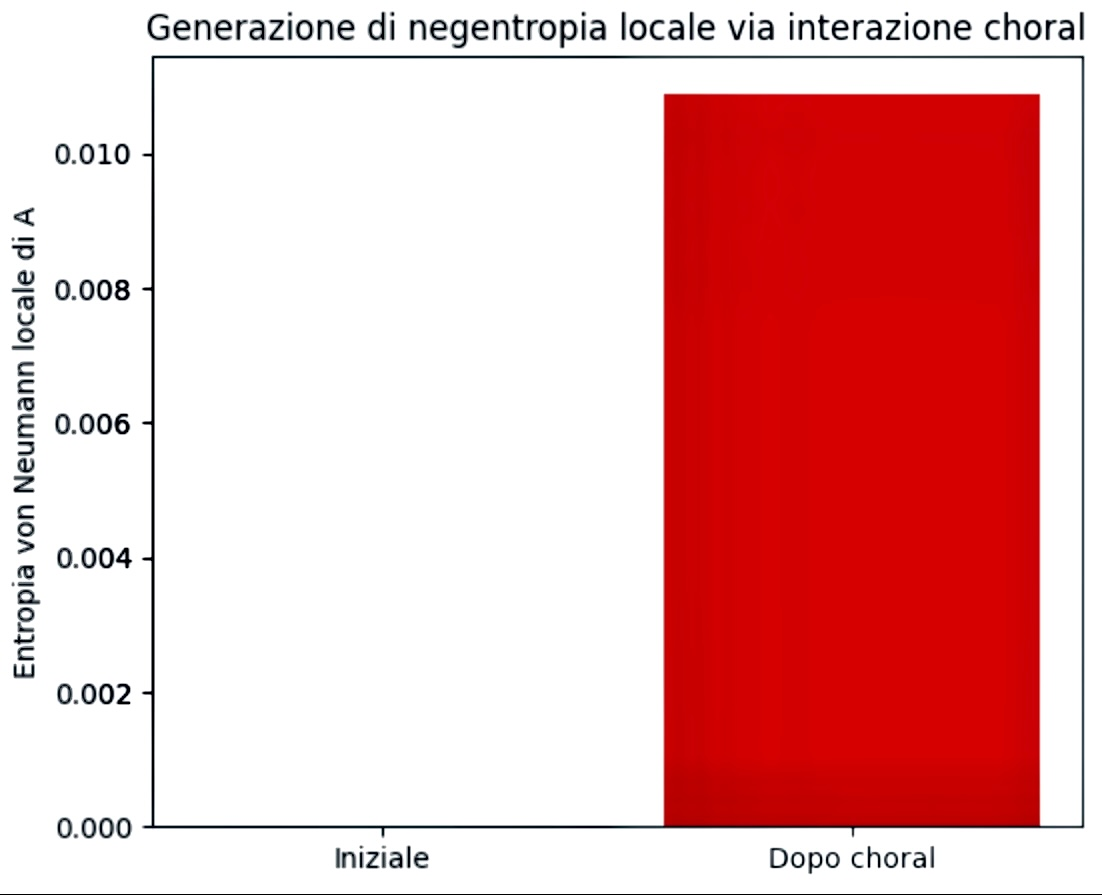

Python code for this plot:
# code/negentropy_local_choral.py
# Negentropia locale in sistema bipartito (NV + ambiente biologico)
# Genera negentropy_local_choral.jpg

import qutip as qt
from qutip import entropy_vn
import matplotlib.pyplot as plt

dim_A = 3
g_A = qt.basis(dim_A, 0)
p_A = qt.basis(dim_A, 1)

dim_B = 2
up_B = qt.basis(dim_B, 0)
dn_B = qt.basis(dim_B, 1)

rho0 = qt.tensor(qt.ket2dm(g_A + 0.1 * p_A).unit(), qt.ket2dm(up_B + 0.2 * dn_B).unit())

Sz_A = qt.tensor(qt.jmat(1, 'z') * 2, qt.qeye(dim_B))
Sz_B = qt.tensor(qt.qeye(dim_A), qt.sigmaz())
H_int = 0.5 * Sz_A * Sz_B

t = 1.5
U = (-1j * H_int * t).expm()
rho_evolved = U * rho0 * U.dag()

S_A_before = entropy_vn(rho0.ptrace(0))
S_A_after  = entropy_vn(rho_evolved.ptrace(0))

negentropy_gain = S_A_before - S_A_after

print(f"Entropia locale A iniziale: {S_A_before:.4f}")
print(f"Entropia locale A dopo choral: {S_A_after:.4f}")
print(f"Negentropia generata: {negentropy_gain:.4f}")

plt.bar(['Iniziale', 'Dopo choral'], [S_A_before, S_A_after], color=['gray', 'darkred'])
plt.ylabel('Entropia von Neumann locale di A')
plt.title('Generazione di negentropia locale via interazione choral')
plt.tight_layout()
plt.savefig('negentropy_local_choral.jpg', dpi=300)
plt.show()